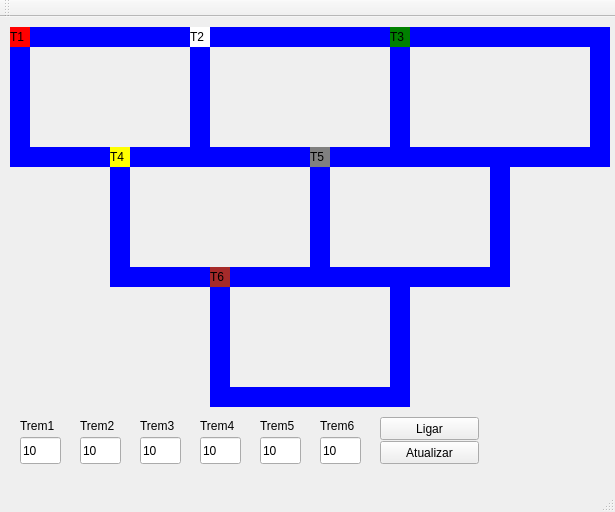
<?xml version="1.0" encoding="UTF-8"?>
<ui version="4.0">
 <class>MainWindow</class>
 <widget class="QMainWindow" name="MainWindow">
  <property name="geometry">
   <rect>
    <x>0</x>
    <y>0</y>
    <width>615</width>
    <height>512</height>
   </rect>
  </property>
  <property name="windowTitle">
   <string>MainWindow</string>
  </property>
  <widget class="QWidget" name="centralWidget">
   <widget class="QLabel" name="label_trem1">
    <property name="geometry">
     <rect>
      <x>10</x>
      <y>10</y>
      <width>20</width>
      <height>20</height>
     </rect>
    </property>
    <property name="styleSheet">
     <string notr="true">QLabel{background: red}</string>
    </property>
    <property name="text">
     <string>T1</string>
    </property>
   </widget>
   <widget class="QLabel" name="label_trilho3">
    <property name="geometry">
     <rect>
      <x>390</x>
      <y>30</y>
      <width>20</width>
      <height>100</height>
     </rect>
    </property>
    <property name="styleSheet">
     <string notr="true">QLabel{background: blue}</string>
    </property>
    <property name="text">
     <string/>
    </property>
   </widget>
   <widget class="QPushButton" name="pushButton">
    <property name="geometry">
     <rect>
      <x>380</x>
      <y>400</y>
      <width>99</width>
      <height>23</height>
     </rect>
    </property>
    <property name="text">
     <string>Ligar</string>
    </property>
   </widget>
   <widget class="QLabel" name="label_trilho7">
    <property name="geometry">
     <rect>
      <x>510</x>
      <y>10</y>
      <width>100</width>
      <height>20</height>
     </rect>
    </property>
    <property name="styleSheet">
     <string notr="true">QLabel{background: blue}</string>
    </property>
    <property name="text">
     <string/>
    </property>
   </widget>
   <widget class="QLabel" name="label_trilho9">
    <property name="geometry">
     <rect>
      <x>10</x>
      <y>30</y>
      <width>20</width>
      <height>100</height>
     </rect>
    </property>
    <property name="styleSheet">
     <string notr="true">QLabel{background: blue}</string>
    </property>
    <property name="text">
     <string/>
    </property>
   </widget>
   <widget class="QLabel" name="label_trem2">
    <property name="geometry">
     <rect>
      <x>190</x>
      <y>10</y>
      <width>20</width>
      <height>20</height>
     </rect>
    </property>
    <property name="styleSheet">
     <string notr="true">QLabel{background: white}</string>
    </property>
    <property name="text">
     <string>T2</string>
    </property>
   </widget>
   <widget class="QLabel" name="label_trem3">
    <property name="geometry">
     <rect>
      <x>390</x>
      <y>10</y>
      <width>20</width>
      <height>20</height>
     </rect>
    </property>
    <property name="styleSheet">
     <string notr="true">QLabel{background: green}</string>
    </property>
    <property name="text">
     <string>T3</string>
    </property>
   </widget>
   <widget class="QLabel" name="label_trilho12">
    <property name="geometry">
     <rect>
      <x>10</x>
      <y>10</y>
      <width>100</width>
      <height>20</height>
     </rect>
    </property>
    <property name="styleSheet">
     <string notr="true">QLabel{background: blue}</string>
    </property>
    <property name="text">
     <string/>
    </property>
   </widget>
   <widget class="QLabel" name="label_trilho13">
    <property name="geometry">
     <rect>
      <x>410</x>
      <y>10</y>
      <width>100</width>
      <height>20</height>
     </rect>
    </property>
    <property name="styleSheet">
     <string notr="true">QLabel{background: blue}</string>
    </property>
    <property name="text">
     <string/>
    </property>
   </widget>
   <widget class="QLabel" name="label_trilho16">
    <property name="geometry">
     <rect>
      <x>190</x>
      <y>30</y>
      <width>20</width>
      <height>100</height>
     </rect>
    </property>
    <property name="styleSheet">
     <string notr="true">QLabel{background: blue}</string>
    </property>
    <property name="text">
     <string/>
    </property>
   </widget>
   <widget class="QLabel" name="label_trilho17">
    <property name="geometry">
     <rect>
      <x>590</x>
      <y>30</y>
      <width>20</width>
      <height>100</height>
     </rect>
    </property>
    <property name="styleSheet">
     <string notr="true">QLabel{background: blue}</string>
    </property>
    <property name="text">
     <string/>
    </property>
   </widget>
   <widget class="QLabel" name="label_trem4">
    <property name="geometry">
     <rect>
      <x>110</x>
      <y>130</y>
      <width>20</width>
      <height>20</height>
     </rect>
    </property>
    <property name="styleSheet">
     <string notr="true">QLabel{background: yellow}</string>
    </property>
    <property name="text">
     <string>T4</string>
    </property>
   </widget>
   <widget class="QLabel" name="label_trem5">
    <property name="geometry">
     <rect>
      <x>310</x>
      <y>130</y>
      <width>20</width>
      <height>20</height>
     </rect>
    </property>
    <property name="styleSheet">
     <string notr="true">QLabel{background: gray}</string>
    </property>
    <property name="text">
     <string>T5</string>
    </property>
   </widget>
   <widget class="QLabel" name="label_trem6">
    <property name="geometry">
     <rect>
      <x>210</x>
      <y>250</y>
      <width>20</width>
      <height>20</height>
     </rect>
    </property>
    <property name="styleSheet">
     <string notr="true">QLabel{background: brown}</string>
    </property>
    <property name="text">
     <string>T6</string>
    </property>
   </widget>
   <widget class="QPushButton" name="pushButton2">
    <property name="geometry">
     <rect>
      <x>380</x>
      <y>424</y>
      <width>99</width>
      <height>23</height>
     </rect>
    </property>
    <property name="text">
     <string>Atualizar</string>
    </property>
   </widget>
   <widget class="QLabel" name="label">
    <property name="geometry">
     <rect>
      <x>20</x>
      <y>400</y>
      <width>67</width>
      <height>17</height>
     </rect>
    </property>
    <property name="text">
     <string>Trem1</string>
    </property>
   </widget>
   <widget class="QLabel" name="label_2">
    <property name="geometry">
     <rect>
      <x>80</x>
      <y>400</y>
      <width>67</width>
      <height>17</height>
     </rect>
    </property>
    <property name="text">
     <string>Trem2</string>
    </property>
   </widget>
   <widget class="QLabel" name="label_3">
    <property name="geometry">
     <rect>
      <x>140</x>
      <y>400</y>
      <width>67</width>
      <height>17</height>
     </rect>
    </property>
    <property name="text">
     <string>Trem3</string>
    </property>
   </widget>
   <widget class="QLabel" name="label_4">
    <property name="geometry">
     <rect>
      <x>200</x>
      <y>400</y>
      <width>67</width>
      <height>17</height>
     </rect>
    </property>
    <property name="text">
     <string>Trem4</string>
    </property>
   </widget>
   <widget class="QLabel" name="label_5">
    <property name="geometry">
     <rect>
      <x>260</x>
      <y>400</y>
      <width>67</width>
      <height>17</height>
     </rect>
    </property>
    <property name="text">
     <string>Trem5</string>
    </property>
   </widget>
   <widget class="QLabel" name="label_6">
    <property name="geometry">
     <rect>
      <x>320</x>
      <y>400</y>
      <width>67</width>
      <height>17</height>
     </rect>
    </property>
    <property name="text">
     <string>Trem6</string>
    </property>
   </widget>
   <widget class="QLineEdit" name="lineEdit">
    <property name="geometry">
     <rect>
      <x>20</x>
      <y>420</y>
      <width>41</width>
      <height>27</height>
     </rect>
    </property>
    <property name="text">
     <string>10</string>
    </property>
   </widget>
   <widget class="QLineEdit" name="lineEdit_2">
    <property name="geometry">
     <rect>
      <x>80</x>
      <y>420</y>
      <width>41</width>
      <height>27</height>
     </rect>
    </property>
    <property name="text">
     <string>10</string>
    </property>
   </widget>
   <widget class="QLineEdit" name="lineEdit_3">
    <property name="geometry">
     <rect>
      <x>140</x>
      <y>420</y>
      <width>41</width>
      <height>27</height>
     </rect>
    </property>
    <property name="text">
     <string>10</string>
    </property>
   </widget>
   <widget class="QLineEdit" name="lineEdit_4">
    <property name="geometry">
     <rect>
      <x>200</x>
      <y>420</y>
      <width>41</width>
      <height>27</height>
     </rect>
    </property>
    <property name="text">
     <string>10</string>
    </property>
   </widget>
   <widget class="QLineEdit" name="lineEdit_5">
    <property name="geometry">
     <rect>
      <x>260</x>
      <y>420</y>
      <width>41</width>
      <height>27</height>
     </rect>
    </property>
    <property name="text">
     <string>10</string>
    </property>
   </widget>
   <widget class="QLineEdit" name="lineEdit_6">
    <property name="geometry">
     <rect>
      <x>320</x>
      <y>420</y>
      <width>41</width>
      <height>27</height>
     </rect>
    </property>
    <property name="text">
     <string>10</string>
    </property>
   </widget>
   <widget class="QLabel" name="label_trilho12_2">
    <property name="geometry">
     <rect>
      <x>110</x>
      <y>10</y>
      <width>100</width>
      <height>20</height>
     </rect>
    </property>
    <property name="styleSheet">
     <string notr="true">QLabel{background: blue}</string>
    </property>
    <property name="text">
     <string/>
    </property>
   </widget>
   <widget class="QLabel" name="label_trilho15_2">
    <property name="geometry">
     <rect>
      <x>210</x>
      <y>10</y>
      <width>100</width>
      <height>20</height>
     </rect>
    </property>
    <property name="styleSheet">
     <string notr="true">QLabel{background: blue}</string>
    </property>
    <property name="text">
     <string/>
    </property>
   </widget>
   <widget class="QLabel" name="label_trilho15_10">
    <property name="geometry">
     <rect>
      <x>310</x>
      <y>10</y>
      <width>100</width>
      <height>20</height>
     </rect>
    </property>
    <property name="styleSheet">
     <string notr="true">QLabel{background: blue}</string>
    </property>
    <property name="text">
     <string/>
    </property>
   </widget>
   <widget class="QLabel" name="label_trilho7_2">
    <property name="geometry">
     <rect>
      <x>510</x>
      <y>130</y>
      <width>100</width>
      <height>20</height>
     </rect>
    </property>
    <property name="styleSheet">
     <string notr="true">QLabel{background: blue}</string>
    </property>
    <property name="text">
     <string/>
    </property>
   </widget>
   <widget class="QLabel" name="label_trilho12_3">
    <property name="geometry">
     <rect>
      <x>10</x>
      <y>130</y>
      <width>100</width>
      <height>20</height>
     </rect>
    </property>
    <property name="styleSheet">
     <string notr="true">QLabel{background: blue}</string>
    </property>
    <property name="text">
     <string/>
    </property>
   </widget>
   <widget class="QLabel" name="label_trilho15_3">
    <property name="geometry">
     <rect>
      <x>210</x>
      <y>130</y>
      <width>100</width>
      <height>20</height>
     </rect>
    </property>
    <property name="styleSheet">
     <string notr="true">QLabel{background: blue}</string>
    </property>
    <property name="text">
     <string/>
    </property>
   </widget>
   <widget class="QLabel" name="label_trilho12_4">
    <property name="geometry">
     <rect>
      <x>110</x>
      <y>130</y>
      <width>100</width>
      <height>20</height>
     </rect>
    </property>
    <property name="styleSheet">
     <string notr="true">QLabel{background: blue}</string>
    </property>
    <property name="text">
     <string/>
    </property>
   </widget>
   <widget class="QLabel" name="label_trilho15_11">
    <property name="geometry">
     <rect>
      <x>310</x>
      <y>130</y>
      <width>100</width>
      <height>20</height>
     </rect>
    </property>
    <property name="styleSheet">
     <string notr="true">QLabel{background: blue}</string>
    </property>
    <property name="text">
     <string/>
    </property>
   </widget>
   <widget class="QLabel" name="label_trilho13_2">
    <property name="geometry">
     <rect>
      <x>410</x>
      <y>130</y>
      <width>100</width>
      <height>20</height>
     </rect>
    </property>
    <property name="styleSheet">
     <string notr="true">QLabel{background: blue}</string>
    </property>
    <property name="text">
     <string/>
    </property>
   </widget>
   <widget class="QLabel" name="label_trilho3_3">
    <property name="geometry">
     <rect>
      <x>310</x>
      <y>150</y>
      <width>20</width>
      <height>100</height>
     </rect>
    </property>
    <property name="styleSheet">
     <string notr="true">QLabel{background: blue}</string>
    </property>
    <property name="text">
     <string/>
    </property>
   </widget>
   <widget class="QLabel" name="label_trilho16_2">
    <property name="geometry">
     <rect>
      <x>110</x>
      <y>150</y>
      <width>20</width>
      <height>100</height>
     </rect>
    </property>
    <property name="styleSheet">
     <string notr="true">QLabel{background: blue}</string>
    </property>
    <property name="text">
     <string/>
    </property>
   </widget>
   <widget class="QLabel" name="label_trilho17_2">
    <property name="geometry">
     <rect>
      <x>490</x>
      <y>150</y>
      <width>20</width>
      <height>100</height>
     </rect>
    </property>
    <property name="styleSheet">
     <string notr="true">QLabel{background: blue}</string>
    </property>
    <property name="text">
     <string/>
    </property>
   </widget>
   <widget class="QLabel" name="label_trilho7_3">
    <property name="geometry">
     <rect>
      <x>410</x>
      <y>250</y>
      <width>100</width>
      <height>20</height>
     </rect>
    </property>
    <property name="styleSheet">
     <string notr="true">QLabel{background: blue}</string>
    </property>
    <property name="text">
     <string/>
    </property>
   </widget>
   <widget class="QLabel" name="label_trilho13_3">
    <property name="geometry">
     <rect>
      <x>310</x>
      <y>250</y>
      <width>100</width>
      <height>20</height>
     </rect>
    </property>
    <property name="styleSheet">
     <string notr="true">QLabel{background: blue}</string>
    </property>
    <property name="text">
     <string/>
    </property>
   </widget>
   <widget class="QLabel" name="label_trilho15_12">
    <property name="geometry">
     <rect>
      <x>210</x>
      <y>250</y>
      <width>100</width>
      <height>20</height>
     </rect>
    </property>
    <property name="styleSheet">
     <string notr="true">QLabel{background: blue}</string>
    </property>
    <property name="text">
     <string/>
    </property>
   </widget>
   <widget class="QLabel" name="label_trilho15_4">
    <property name="geometry">
     <rect>
      <x>110</x>
      <y>250</y>
      <width>100</width>
      <height>20</height>
     </rect>
    </property>
    <property name="styleSheet">
     <string notr="true">QLabel{background: blue}</string>
    </property>
    <property name="text">
     <string/>
    </property>
   </widget>
   <widget class="QLabel" name="label_trilho3_4">
    <property name="geometry">
     <rect>
      <x>210</x>
      <y>270</y>
      <width>20</width>
      <height>100</height>
     </rect>
    </property>
    <property name="styleSheet">
     <string notr="true">QLabel{background: blue}</string>
    </property>
    <property name="text">
     <string/>
    </property>
   </widget>
   <widget class="QLabel" name="label_trilho17_3">
    <property name="geometry">
     <rect>
      <x>390</x>
      <y>270</y>
      <width>20</width>
      <height>100</height>
     </rect>
    </property>
    <property name="styleSheet">
     <string notr="true">QLabel{background: blue}</string>
    </property>
    <property name="text">
     <string/>
    </property>
   </widget>
   <widget class="QLabel" name="label_trilho15_13">
    <property name="geometry">
     <rect>
      <x>210</x>
      <y>370</y>
      <width>100</width>
      <height>20</height>
     </rect>
    </property>
    <property name="styleSheet">
     <string notr="true">QLabel{background: blue}</string>
    </property>
    <property name="text">
     <string/>
    </property>
   </widget>
   <widget class="QLabel" name="label_trilho13_4">
    <property name="geometry">
     <rect>
      <x>310</x>
      <y>370</y>
      <width>100</width>
      <height>20</height>
     </rect>
    </property>
    <property name="styleSheet">
     <string notr="true">QLabel{background: blue}</string>
    </property>
    <property name="text">
     <string/>
    </property>
   </widget>
   <zorder>label_trilho3</zorder>
   <zorder>label_trilho12</zorder>
   <zorder>label_trilho17</zorder>
   <zorder>label_trilho16</zorder>
   <zorder>label_trilho13</zorder>
   <zorder>label_trilho7</zorder>
   <zorder>label_trilho9</zorder>
   <zorder>pushButton</zorder>
   <zorder>pushButton2</zorder>
   <zorder>label</zorder>
   <zorder>label_2</zorder>
   <zorder>label_3</zorder>
   <zorder>label_4</zorder>
   <zorder>label_5</zorder>
   <zorder>label_6</zorder>
   <zorder>lineEdit</zorder>
   <zorder>lineEdit_2</zorder>
   <zorder>lineEdit_3</zorder>
   <zorder>lineEdit_4</zorder>
   <zorder>lineEdit_5</zorder>
   <zorder>lineEdit_6</zorder>
   <zorder>label_trilho12_2</zorder>
   <zorder>label_trilho15_2</zorder>
   <zorder>label_trilho15_10</zorder>
   <zorder>label_trilho7_2</zorder>
   <zorder>label_trilho12_3</zorder>
   <zorder>label_trilho15_3</zorder>
   <zorder>label_trilho12_4</zorder>
   <zorder>label_trilho15_11</zorder>
   <zorder>label_trilho13_2</zorder>
   <zorder>label_trilho3_3</zorder>
   <zorder>label_trilho16_2</zorder>
   <zorder>label_trilho17_2</zorder>
   <zorder>label_trilho7_3</zorder>
   <zorder>label_trilho13_3</zorder>
   <zorder>label_trilho15_12</zorder>
   <zorder>label_trilho15_4</zorder>
   <zorder>label_trilho3_4</zorder>
   <zorder>label_trilho17_3</zorder>
   <zorder>label_trilho15_13</zorder>
   <zorder>label_trilho13_4</zorder>
   <zorder>label_trem6</zorder>
   <zorder>label_trem5</zorder>
   <zorder>label_trem4</zorder>
   <zorder>label_trem3</zorder>
   <zorder>label_trem2</zorder>
   <zorder>label_trem1</zorder>
  </widget>
  <widget class="QMenuBar" name="menuBar">
   <property name="geometry">
    <rect>
     <x>0</x>
     <y>0</y>
     <width>615</width>
     <height>25</height>
    </rect>
   </property>
  </widget>
  <widget class="QToolBar" name="mainToolBar">
   <attribute name="toolBarArea">
    <enum>TopToolBarArea</enum>
   </attribute>
   <attribute name="toolBarBreak">
    <bool>false</bool>
   </attribute>
  </widget>
  <widget class="QStatusBar" name="statusBar"/>
 </widget>
 <layoutdefault spacing="6" margin="11"/>
 <resources/>
 <connections/>
</ui>
